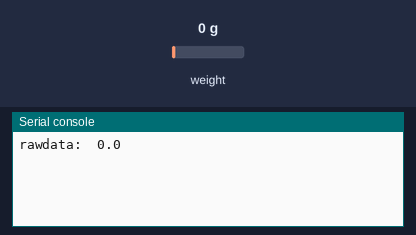
Simulated run of this program. Board: ESP32 board running MicroPython. On the bench: the last lines printed to the serial console. The test bench sets the inputs (shaded band); at power-on: weight on the scale 0 g.

Above: at 2.7 s.
2.8 s: weight on the scale set to 100 g
At 4.1 s:
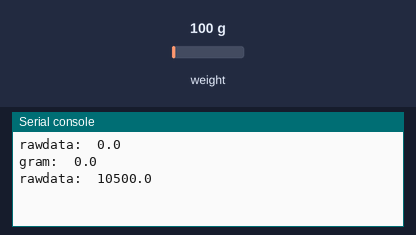
6.4 s: weight on the scale set to 1250 g
At 8.4 s:
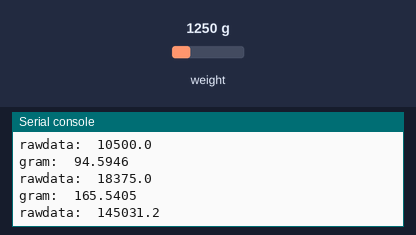

The program:

load_cell.py
```python
from machine import Pin
from hx711_gpio import HX711
import time

dt = Pin(16, Pin.IN)
sck = Pin(4, Pin.OUT)

hx711 = HX711(sck, dt)

hx711.tare()

while True:
    value = hx711.get_value()
    print("rawdata: ",  value)
    ''' for calibration
    known_weight = 500 #in gram, and also remember to actually claibrate withn this weight
    factor = value / known_weight
    print("factor: ", factor)'''
    time.sleep(2)
    print("gram: ", value/111)


def read_gram():
    return hx.read() / factor
```

Measured:
- after the input at 2.8 s, the serial console: prints a new line after 0.80 s (image 1)
- after the input at 6.4 s, the serial console: prints a new line after 1.2 s (image 2)
